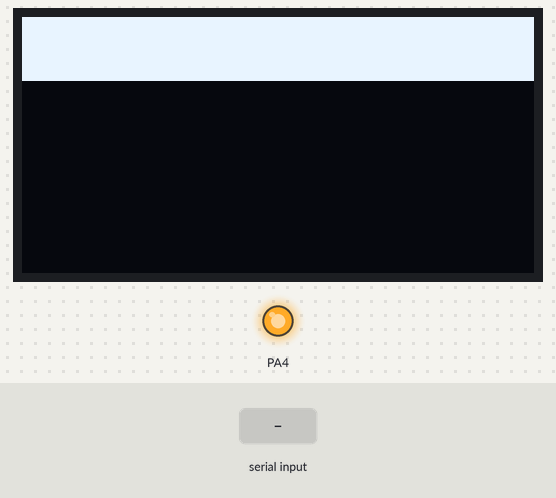
The program below on a simulated STM32 Blue Pill. On the bench: 128×64 one-colour display, output pins drawn as LEDs (lit = HIGH). Wiring (inferred from the names in the program): SSD1306 OLED at I2C address 0x3C. The test bench sets the inputs (shaded band). The modem accepts every AT command (registered, SIM ready, sends succeed) and sends nothing else; what the program prints to the serial monitor is not drawn.

Above: at 16.1 s.
At 18.9 s:
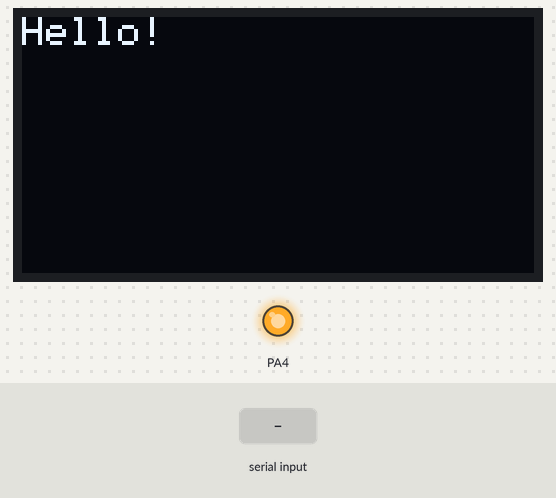
19.0 s: "*100#\n" received over the second serial link
At 21.4 s:
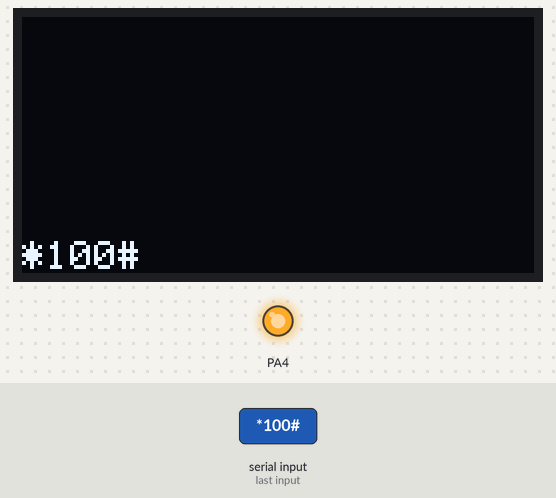
21.7 s: "1" received over the second serial link
At 23.9 s:
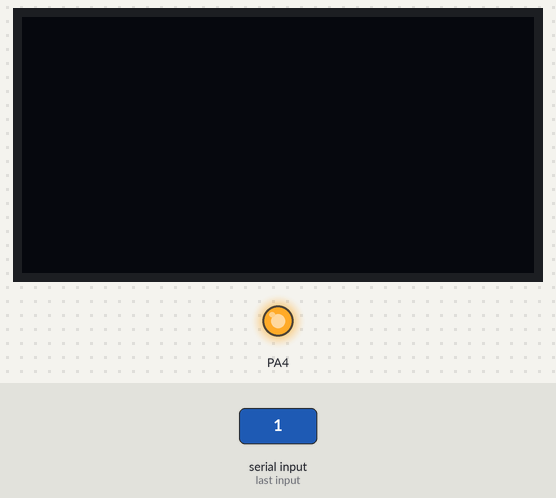
Timing chart, 0 to 25.4 s (numbered marks = the images above; inputs shaded):
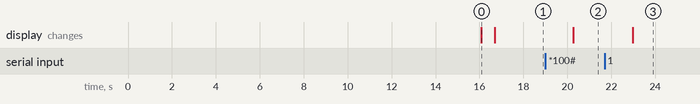

The program:

main.cpp
```cpp
/*
http://codius.ru/articles/GSM_%D0%BC%D0%BE%D0%B4%D1%83%D0%BB%D1%8C_SIM800L_%D1%87%D0%B0%D1%81%D1%82%D1%8C_2

Serial.begin(9600);
 Serial1.begin(9600);
 Serial2.begin(9600);
 Serial3.begin(9600);

 Имя: mts
APN: mts
Прокси: не установлено
Порт: не установлено
Имя пользователя: mts
Пароль: mts
MCC (где не проставлено автоматически): 257
MNC (где не проставлено автоматически): 02
Тип аутентификации: РАР
Тип APN: выбрать "Интернет" (где нет автоматического выбора - написать default)

AT+SAPBR=3,1,"CONTYPE","GPRS"
OK
AT+SAPBR=3,1,"APN","mts"
OK
AT+SAPBR=3,1,"USER","mts"
OK
AT+SAPBR=3,1,"PWD","mts"
OK
AT+SAPBR=1,1
OK
//
AT+HTTPINIT
OK
AT+HTTPPARA="CID",1
OK
AT+HTTPPARA="URL","http://byhov-cge.by/time.php"   AT+CCLK="2020/12/05 17:59:29+03"
OK
AT+HTTPACTION=0
OK
+HTTPACTION:0,200,1647

AT+HTTPREAD

// тут страница


AT+HTTPTERM
OK

+CMGR: "REC READ","+375298689352"," ","20/12/05,21:

AT+CIPGSMLOC=2,1 // Get GSM time and date


// закрываем соединение
AT+SAPBR=0,1
OK


List all SMS messages. AT+CMGL="ALL"
 */
#include <Arduino.h>
#include <Wire.h>
#include <Adafruit_GFX.h>
#include <Adafruit_SSD1306_STM32.h>
//#include "Sim800.h"

#define OLED_RESET 4
Adafruit_SSD1306 display(OLED_RESET);

void log(String s){
  Serial.println(s);
}

String s1writewait(String s){
  String res="";
  Serial1.println(s);
  res=Serial1.readString();
  return res;
}
bool initsim800time(void){
 String s;
 log("Start time settings");
 s="AT+SAPBR=3,1,\"CONTYPE\",\"GPRS\"";
 //log(s);
 log(s1writewait(s));
 s="AT+SAPBR=3,1,\"APN\",\"mts\"";
 //log(s);
 log(s1writewait(s));
 s="AT+SAPBR=3,1,\"USER\",\"mts\"";
 //log(s);
 log(s1writewait(s));
 s="AT+SAPBR=3,1,\"PWD\",\"mts\"";
 //log(s);
 log(s1writewait(s));
 s="AT+SAPBR=1,1";
 //log(s);
 log(s1writewait(s));
 s="AT+HTTPINIT";
 //log(s);
 log(s1writewait(s));
 s="AT+HTTPPARA=\"CID\",1";
 //log(s);
 log(s1writewait(s));
 s="AT+HTTPPARA=\"URL\",\"http://byhov-cge.by/time.php\"";
 //log(s);
 log(s1writewait(s));
 s="AT+HTTPACTION=0";
 //log(s);
 log(s1writewait(s));
 s=Serial1.readString();// тут ответом 2 строки
 s="AT+HTTPREAD";
 //log(s);
 s=s1writewait(s);// тута сформирована команда установки времени
 //log(s);
 log(s1writewait(s));// выполним её и получим ответ
 s="AT+HTTPTERM";
 //log(s);
 log(s1writewait(s));
 s="AT+SAPBR=0,1";
 //log(s);
 log(s1writewait(s));
 // время установлено в модуле AT+CCLK?
 return true;
}
void initsim800(void){
  String s;
s="AT+DDET=1";
 //log(s);
 log(s1writewait(s));
//s="AT+DDET=1";
 //log(s);
// log(s1writewait(s));
}


void setup() {
  Serial1.begin(57600);
  Serial.begin(57600);
 /*
  while (!Serial) {
    ; // wait for serial port to connect. Needed for native USB port only
  }
  */
//parseSMS("");
Serial.println("Starting...");

initsim800();

if (initsim800time()){log("Time is set.");log(s1writewait("AT+CCLK?"));}else{log("Time set error.");}
display.begin(SSD1306_SWITCHCAPVCC, 0x3C);
display.display();
delay(500);
display.clearDisplay();
display.setTextSize(1);
  display.setTextColor(WHITE);
  display.setCursor(0,0);
  display.println("Hello!");
  display.display();
delay(1000);
}
bool cc=false;


////////////////////////////////////////////////////////////////////////////////////////////////////////////////////////////////
void loop() {

   if (Serial.available() > 0) {
//    char inByte = Serial.read();
    String instr = Serial.readString();
    instr.trim();
    if(instr=="1"){initsim800time();}
    else if(instr=="2"){
      //sendSMSinPDU("+375298689352", "Привет это тестовая СМС");
    }
    else{
    Serial1.println(instr);
    }
//    Serial1.write(inByte);
  }
  delay(200);
  String s="";
  if (Serial1.available() > 0) {
    s=Serial1.readString();
    s.trim();
    if(s=="RING"){
     s1writewait("ATA");
     delay(300);
     s1writewait("AT+VTS=\"3,7,5,2,9,3,7,6,6,0,7,4\"");
     delay(1000);
     s1writewait("AT+VTS=\"3,7,5,2,9,3,7,6,6,0,7,4\"");
     delay (1000);
     s1writewait("ATH0");
    }
    Serial.println(s);
    cc=true;
  }
  //AT+VTS="3,7,5,2,9,3,7,6,6,0,7,4"
 display.clearDisplay();
 display.setTextSize(1);
 display.setTextColor(WHITE);
 //display.setCursor(0,0);
 display.println(s);
 if(cc){
 display.display();
 cc=false;
 }
 //delay(100); AT+CCLK="20/12/06,17:39:33+03"  AT+CCLK? AT&W0   ATZ0   AT+COPS=? — список операторов в сети.
}//AT+CCLK="20/12/05,18:03:00+03"


/*
+CMTI: "SM",7 - приход смс
AT+CMGR=7 его просмотр  AT+CMGR=4

AT+CNMI=1,2,0,0,0 — указывает как должны обрабатываться вновь поступившие SMS-сообщения.
Ответ получим +CMT: все поля разделены запятыми:
— первое поле, указывается номер телефона отправившего SMS.
— второе поле, имя человека, отправляющего SMS.
— третье поле, времени получения SMS
— четвертое поле, сообщение.
mySerial.println("AT+CMGF=1");         // Выбирает формат SMS


<n> — количество гудков до автоматического ответа при входящем вызове:
0 — автоответ отключен
1...255 — количество гудков, после которых модуль автоматически ответит на входящий вызов.


Включение режима DTMF	AT+DDET=<mode>[,<interval>][,<reportMode>][,<ssdet>]
<mode> — управление режимом:
0 — выключен
1 — включен
<interval> — минимальный интервал в миллисекундах между двумя нажатиями одной и той же клавиши (диапазон допустимых значений 0-10000). По умолчанию — 0.
<reportMode> — режим предоставления информации:
0 — только код нажатой кнопки
1 — код нажатой кнопки и время удержания нажатия, в мс
<ssdet> — управление функцией определения одночастотного звука (не используется):
0 — выключена
1 — включена
AT+DDET=1


Установка длительности тонового сигнала	AT+VTD=<n>
<n> — длительность сигнала, значение из диапазона 1...255 (в 1/10 секунды)	AT+VTD=5 — длительность сигнала 0,5 секунды

OK
Генератор DTMF-сигналов (отправка)	AT+VTS=375293766074
<dtmf-string> — последовательность из максимум 20 символов (0-9,A,B,C,D,*,#), разделенных запятыми; вся строка заключена в кавычки


Отправить USSD-запрос	AT+CUSD=<n>[,<str>[,<dcs>]]

Незапрашиваемое уведомление:
+CUSD: <n>[,<str_urc>[,<dcs>]]
<n> задает статус ответа:
0 — не получать ответ
1 — получать ответ
2 — отменить сеанс
<str> — строка запроса в кавычках
<dcs> — схема кодирования данных (целое число, по умолчанию — 0)
<str_urc> — текст ответ на USSD-запрос
OK	AT+CUSD=1,"*100#"  atd *100#;


Выбор формата SMS	AT+CMGF=1<mode>	<mode> — формат сообщений, значения:
0 — PDU-формат (по умолчанию)
1 — текстовый формат

*/
```

Measured:
- after the input at 19.0 s, the display: changes after 1.3 s (image 2)
- after the input at 21.7 s, the display: changes after 1.3 s (image 3)
- what the display in image 0 shows lasts 0.6 s, from 16.1 s to 16.7 s
